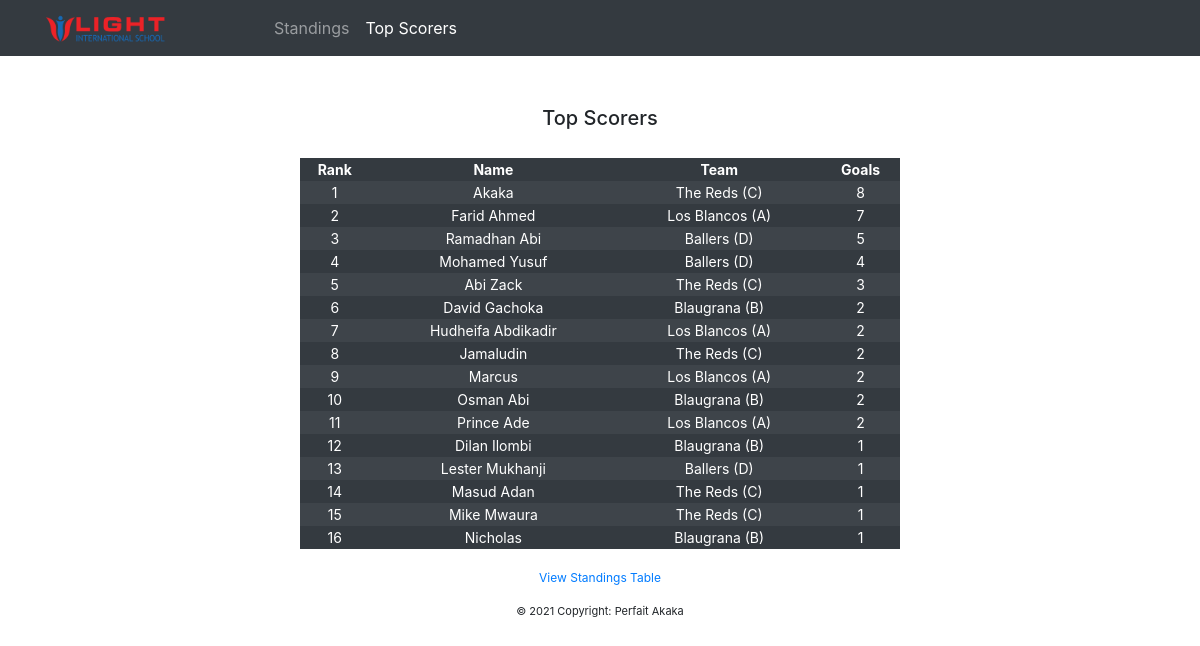
/top-scorers.php, run on the app's committed database.
### tables this page shows
CREATE TABLE `players` (
  `id` int(11) NOT NULL,
  `player_name` varchar(25) NOT NULL,
  `team_name` varchar(25) NOT NULL,
  `goals` int(10) DEFAULT 0,
  `assists` int(10) DEFAULT 0
);

### php/operations.php (called while the page is built, shortened)
<?php
function retrieveScorers(){
    $sql = "SELECT * from players
            ORDER BY goals DESC, player_name ASC";
    $result = mysqli_query($GLOBALS['con'],$sql);
    if(mysqli_num_rows($result)>0){
        return $result;
    }
}

### top-scorers.php (the view, shortened to what this page needs)
<?php
  require_once("php/operations.php");
?>
<!DOCTYPE html>
<html lang="en">
<head>
    <link rel="stylesheet" href="https://stackpath.bootstrapcdn.com/bootstrap/4.5.0/css/bootstrap.min.css"
>
    <link rel="stylesheet" href="style.css">
</head>
<body style="height: 100%;
  margin: 0;">
<nav class="navbar navbar-expand-lg navbar-dark bg-dark">
<div id="logo">
	<img src="assets/logo2.png" height="30" width ="120" style="margin-left: 30px;">
</div>
  <div class="collapse navbar-collapse" id="navbarNav">
  <ul class="navbar-nav" style=" width: 100%; text-align: center; margin-left: 100px; height:100%;">
      <li class="nav-item">
        <a class="nav-link" href="index.php">Standings</span></a>
      </li>
      <li class="nav-item active">
        <a class="nav-link" href="top-scorers.php">Top Scorers</span></a>
      </li>
    </ul>
  </div>
</nav>
          <h3 class="top-scorers-header">Top Scorers</h3>
        <div class="d-flex top-scorers-div">
        <table class="top-scorers-table table-striped table-dark">
            <thead class="thead-dark">
                <tr>
                    <th>Rank</th>
                    <th>Name</th>
                    <th>Team</th>
                    <th>Goals</th>
                </tr>
                </thead>
                <tbody id="tbody">
                <?php
                        $result = retrieveScorers();
                        if($result){
                          $rank = 1;
                            while($rank<=20 && $row = mysqli_fetch_assoc($result)){
                                echo "<tr>";
                                    echo "<td>" .$rank. "</td>";
                                    $rank++;
                                    echo "<td>" .$row['player_name']. "</td>";
                                    echo "<td>" .$row['team_name']. "</td>";
                                    echo "<td>" .$row['goals']. "</td>";
                                echo "</tr>";
                                }
                                ?>
                            <?php
                        }
                ?>
            </tbody>
          </table>
          </div>
                <p style="display: block; text-align: center; font-size: 12px;"><a href="index.php">View Standings Table</a></p>
                <p style="display: block; text-align: center; font-size: 11px;">© 2021 Copyright: Perfait Akaka</p>
</body>
</html>

### style.css (style rules this page uses)
.navbar { width: 100%; }
.top-scorers-div { text-align: center; display: block; width: 100%; padding-bottom: 20px; padding-top: 20px; }
.top-scorers-table { margin-left: auto; margin-right: auto; width: 50%; font-size: 14px; }
.top-scorers-header { text-align: center; padding-top: 50px; font-size: 20px; }

### data on the page
players: player_name "Akaka", team_name "The Reds (C)", goals "8"
players: player_name "Farid Ahmed", team_name "Los Blancos (A)", goals "7"
players: player_name "Ramadhan Abi", team_name "Ballers (D)", goals "5"
players: player_name "Mohamed Yusuf", team_name "Ballers (D)", goals "4"
players: player_name "Abi Zack", team_name "The Reds (C)", goals "3"
players: player_name "David Gachoka", team_name "Blaugrana (B)", goals "2"
players: player_name "Hudheifa Abdikadir", team_name "Los Blancos (A)", goals "2"
players: player_name "Jamaludin", team_name "The Reds (C)", goals "2"
players: player_name "Marcus", team_name "Los Blancos (A)", goals "2"
players: player_name "Osman Abi", team_name "Blaugrana (B)", goals "2"
players: player_name "Prince Ade", team_name "Los Blancos (A)", goals "2"
players: player_name "Dilan Ilombi", team_name "Blaugrana (B)", goals "1"
players: player_name "Lester Mukhanji", team_name "Ballers (D)", goals "1"
players: player_name "Masud Adan", team_name "The Reds (C)", goals "1"
players: player_name "Mike Mwaura", team_name "The Reds (C)", goals "1"
players: player_name "Nicholas", team_name "Blaugrana (B)", goals "1"
